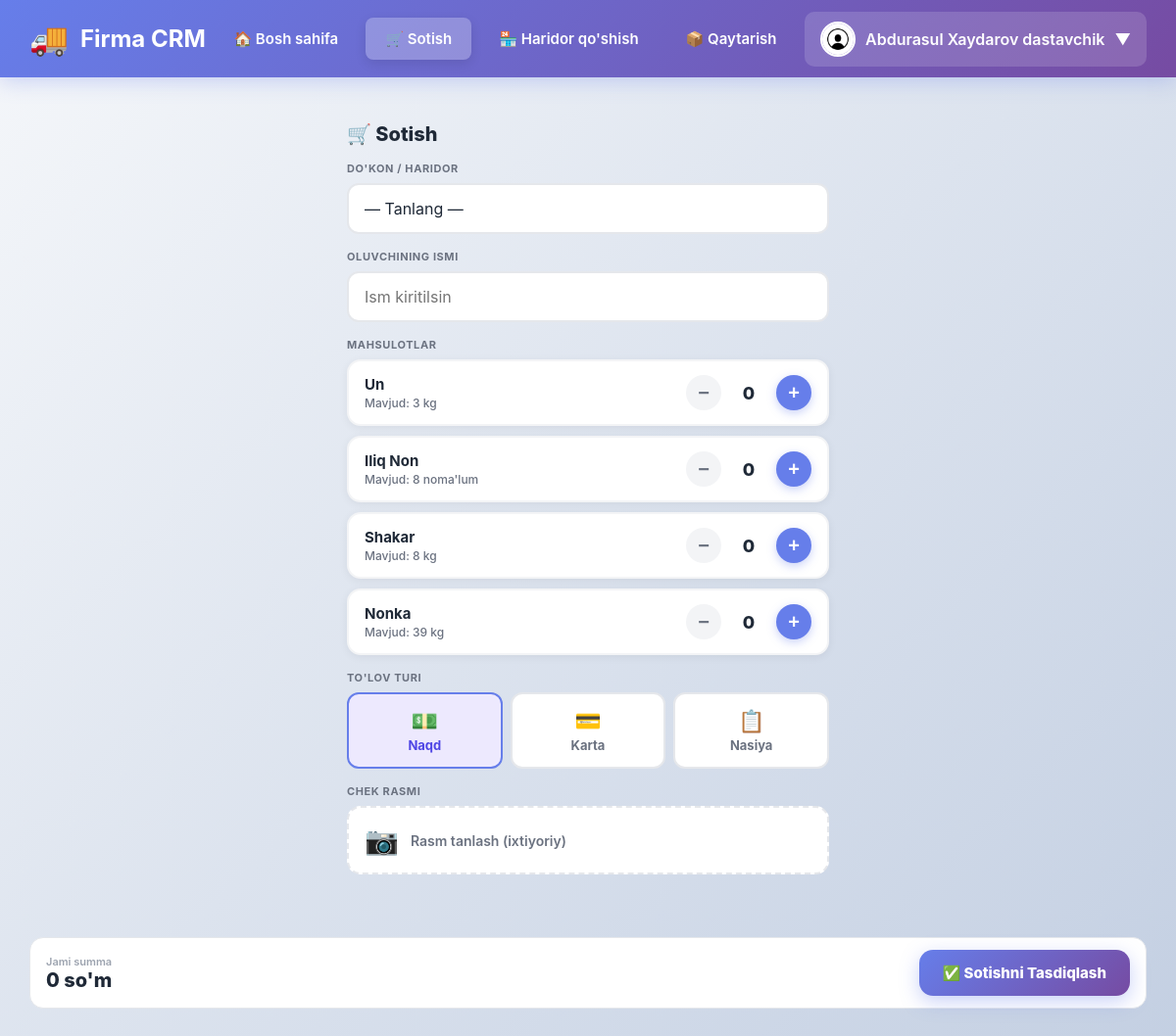
The page /sotish/ (signed in) on the database its author committed.
### main/models.py (models this page shows, shortened)
class User(AbstractUser):
    id = models.BigAutoField(primary_key=True)
    USER_TYPES = (
        ('pazanda', 'Pazanda'),
        ('yetkazib_beruvchi', 'Yetkazib Beruvchi'),
        ('ega', 'Ega'),
    )
    login=models.CharField(max_length=255, blank=True, null=True)
    password = models.CharField(max_length=255, blank=True, null=True)
    tuliq_ismi = models.CharField(max_length=255, blank=True, null=True)
    type = models.CharField(max_length=20, choices=USER_TYPES)
    token = models.CharField(max_length=255, blank=True, null=True)
    tg_id = models.CharField(max_length=100, blank=True, null=True)
    tel_raqami = models.CharField(max_length=100, blank=True, null=True)
    is_active = models.BooleanField(default=True)
    @property
    def rasmi(self):
        if self.type == 'yetkazib_beruvchi':
            try:
                return YetkazibBeruvchi.objects.get(user=self).rasmi.url
            except YetkazibBeruvchi.DoesNotExist:
                return None
        elif self.type == 'pazanda':
            try:
                return Pazanda.objects.get(user=self).rasmi.url
            except Pazanda.DoesNotExist:
                return None
        return None

class MahsulotTuri(models.Model):
    nomi = models.CharField(max_length=100)  # kg, dona, l
    def __str__(self):
        return self.nomi

### main/views.py (the view, shortened to what this page needs)
# urls.py: path('sotish/' , sotish, name='sotish'),
@login_required(login_url='login')
def sotish(request):
    if request.user.type == 'yetkazib_beruvchi':
        yt = YetkazibBeruvchi.objects.get(user=request.user)
        usr=request.user
        mahsulotlar = mahsulotlar_miqdori(yt.mahsulotlar)
        xaridorlar=HaridorDukon.objects.all()
    else:
        return redirect('main')
    return render(request, 'ytsot.html', {'mahsulotlar': mahsulotlar,'haridorlar':xaridorlar})

### main/templates/ytsot.html (shortened to what this page needs)
{% extends 'ytbase.html' %}
{% load static %}
{% block content %}
<form method="POST" enctype="multipart/form-data" id="sotish-form">
    <div class="sotish-wrap">
        <div class="page-title">🛒 Sotish</div>
        <div class="mb16">
            <div class="section-lbl">Do'kon / Haridor</div>
            <select name="haridor" class="big-select" required>
                <option value="">— Tanlang —</option>
            </select>
        </div>
        <div class="mb16">
            <div class="section-lbl">Oluvchining ismi</div>
            <input type="text" name="oluvchi" class="big-input" placeholder="Ism kiritilsin" required>
        </div>
        <div class="mb16">
            <div class="section-lbl">Mahsulotlar</div>
            <div class="product-grid" id="product-grid">
                {% for m in mahsulotlar %}
                <div class="product-row" id="row-{{ forloop.counter }}">
                    <div class="product-info">
                        <div class="product-name">{{ m.nom }}</div>
                        <div class="product-stock">Mavjud: {{ m.miqdor }} {{ m.turi }}</div>
                    </div>
                    <div class="stepper">
                        <button type="button" class="stepper-btn minus"
                            onclick="step('{{ m.nom }}', {{ forloop.counter }}, -1, {{ m.miqdor }})">−</button>
                        <div class="stepper-val" id="val-{{ forloop.counter }}">0</div>
                        <button type="button" class="stepper-btn plus"
                            onclick="step('{{ m.nom }}', {{ forloop.counter }}, 1, {{ m.miqdor }})">+</button>
                    </div>
                </div>
                {% empty %}
                <div style="text-align:center; padding:32px; color:#9ca3af;">
                    <div style="font-size:40px; opacity:0.4;">📦</div>
                    <p>Zaxirada mahsulot yo'q</p>
                </div>
                {% endfor %}
            </div>
        </div>
        <div class="mb16">
            <div class="section-lbl">To'lov turi</div>
            <div class="pay-row">
                <div class="pay-btn active" onclick="setPay(this,'naqd')">
                    <span class="pay-icon">💵</span>Naqd
                </div>
                <div class="pay-btn" onclick="setPay(this,'karta')">
                    <span class="pay-icon">💳</span>Karta
                </div>
                <div class="pay-btn" onclick="setPay(this,'nasiya')">
                    <span class="pay-icon">📋</span>Nasiya
                </div>
            </div>
        </div>
        <div class="mb16">
            <div class="section-lbl">Chek rasmi</div>
            <label class="upload-label">
                <span class="upload-icon">📷</span>
                <span id="file-label">Rasm tanlash (ixtiyoriy)</span>
            </label>
        </div>
    </div>
    <div class="summary-bar">
        <div class="sum-info">
            <div class="sum-label">Jami summa</div>
            <div class="sum-val" id="total-display">0 so'm</div>
        </div>
        <button type="submit" class="submit-btn" id="submit-btn" disabled>
            ✅ Sotishni Tasdiqlash
        </button>
    </div>
</form>
{% endblock %}

### main/templates/ytbase.html (shortened to what this page needs)
<!DOCTYPE html>
{% load static %}
<html lang="uz">
<head>
</head>
<body>
    <nav class="navbar">
        <div class="navbar-container">
            <div class="navbar-brand">
                <span class="brand-logo">🚚</span>
                <a href="{% url 'main' %}" class="brand-text">Firma CRM</a>
            </div>
            <ul class="navbar-menu" id="navbarMenu">
                <li>
                    <a href="{% url 'main' %}" class="nav-link {% if request.path == '/' %}active{% endif %}">
                        🏠 Bosh sahifa
                    </a>
                </li>
                <li>
                    <a href="{% url 'sotish' %}" class="nav-link {% if request.path == '/sotish/' %}active{% endif %}">
                        🛒 Sotish
                    </a>
                </li>
                <li>
                    <a href="{% url 'add_haridor' %}"
                        class="nav-link {% if request.path == '/add/haridor/' %}active{% endif %}">
                        🏪 Haridor qo'shish
                    </a>
                </li>
                <li>
                    <a href="{% url 'qaytarish' %}"
                        class="nav-link {% if request.path == '/qaytarish/' %}active{% endif %}">
                        📦 Qaytarish
                    </a>
                </li>
            </ul>
            <div class="user-menu desktop-only" id="userMenu">
                <div class="user-toggle" onclick="toggleUserMenu()">
                    <img src="{% if user.rasmi.url %}{{ user.rasmi.url }}{% else %}{% static 'images/default_avatar.jpg' %}{% endif %}"
                        alt="Avatar" class="user-avatar">
                    <span>{{ user.tuliq_ismi }}</span>
                    <span>▼</span>
                </div>
            </div>
        </div>
    </nav>
    <div class="container">
        {% block content %}
        {% endblock %}
    </div>
</body>
</html>

### main/templates/ytbase.html (style rules this page uses)
* { margin: 0; padding: 0; box-sizing: border-box; }
body { font-family: -apple-system, BlinkMacSystemFont, 'Segoe UI', Roboto, Oxygen, Ubuntu, Cantarell, sans-serif; background: linear-gradient(135deg, #f5f7fa 0%, #c3cfe2 100%); min-height: 100vh; padding-bottom: 30px; }
.navbar { background: linear-gradient(135deg, #667eea 0%, #764ba2 100%); padding: 0; box-shadow: 0 4px 20px rgba(102, 126, 234, 0.3); position: sticky; top: 0; z-index: 1000; }
.navbar-container { max-width: 1400px; margin: 0 auto; display: flex; justify-content: space-between; align-items: center; padding: 0 30px; }
.navbar-brand { display: flex; align-items: center; gap: 12px; padding: 20px 0; }
.brand-logo { font-size: 32px; }
.brand-text { color: white; font-size: 24px; font-weight: 700; text-decoration: none; }
.navbar-menu { display: flex; align-items: center; gap: 8px; list-style: none; }
.nav-link { color: white; text-decoration: none; padding: 12px 20px; border-radius: 8px; font-weight: 600; font-size: 15px; transition: all 0.3s ease; display: flex; align-items: center; gap: 8px; }
.nav-link.active { background: rgba(255, 255, 255, 0.25); box-shadow: 0 4px 12px rgba(0, 0, 0, 0.1); }
.user-menu { position: relative; }
.user-toggle { display: flex; align-items: center; gap: 10px; padding: 10px 16px; background: rgba(255, 255, 255, 0.15); border-radius: 10px; cursor: pointer; transition: all 0.3s ease; color: white; font-weight: 600; }
.user-avatar { width: 36px; height: 36px; border-radius: 50%; border: 2px solid white; }
.desktop-only { display: block; }
.container { max-width: 1400px; margin: 30px auto; padding: 0 30px; }

### rows shown on the page
User: tuliq_ismi "Abdurasul Xaydarov dastavchik"
MahsulotTuri: turi "kg" "kg" "kg"

### other values the page prints
{{ m.nom }} "Un" "Iliq Non" "Shakar" "Nonka"
{{ m.miqdor }} "3" "8" "8" "39"
{{ m.turi }} "noma'lum"
